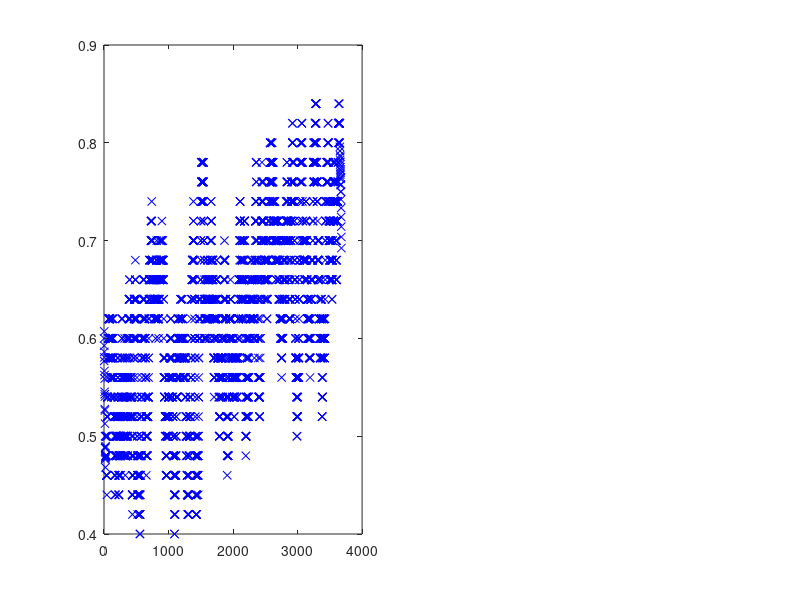

Source code (MATLAB): (Note: this script raises an error after producing the figure.)
%% Load data
data_path = 'C:\Users\ngrujic\Documents\Github\wheel-data-analysis'
cd(data_path)
load data_trials.mat
orientations = [0:10:170];
%%
day_trials = [];

for mouse_ind = 1:length(data_trials)
    mouse_order{mouse_ind} = data_trials{mouse_ind,2};
    mouse_trials = [];
    for day_ind = 1:length(data_trials{mouse_ind,1})
        
        if ~isempty(data_trials{mouse_ind,1}{day_ind,1})
            day_trials = [];
            for session_ind = 1:size(data_trials{mouse_ind,1}{day_ind,1},1)
                day_trials = [day_trials; data_trials{mouse_ind,1}{day_ind,1}{session_ind,1}];
                
            end
            mouse_trials = [mouse_trials;day_trials];
        end
        
        
    end
    if ~isempty(mouse_trials)
        all_trials{mouse_ind,1} = mouse_trials;
    end
end

%% Data successfully put into trials - finally.
win_size = 50;
all_trials_movmeans = [];
close all
for mouse_ind = 1:length(all_trials)
    non_rep_trials = find(all_trials{mouse_ind,1}(:,2)==1);
    
    
    all_trials_movmeans{mouse_ind,1} = movmean(all_trials{mouse_ind,1}(non_rep_trials,4),win_size);
    
    figure(mouse_ind)
    subplot(1,2,1)
    plot(all_trials_movmeans{mouse_ind,1},'bx')
    lsline
    title(mouse_order{1,mouse_ind})
    ylim([0 1])
    
    subplot(1,2,2)
    for orient_ind = 1:length(orientations)
        curr_or = orientations(orient_ind);
        curr_or_trials_ind = find(all_trials{mouse_ind,1}(:,1)==curr_or & all_trials{mouse_ind,1}(:,2)==1);
        curr_or_trials_success(orient_ind) = mean(all_trials{mouse_ind,1}(curr_or_trials_ind,4));    
    end
    plot(orientations,curr_or_trials_success )    
    ylim([0 1])
end

